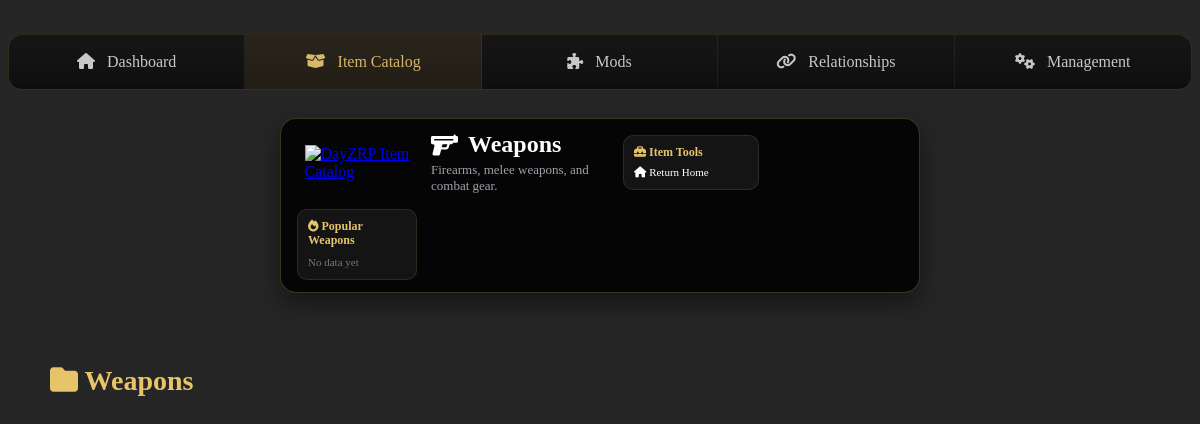
Before: /category/Weapons with the older database file.
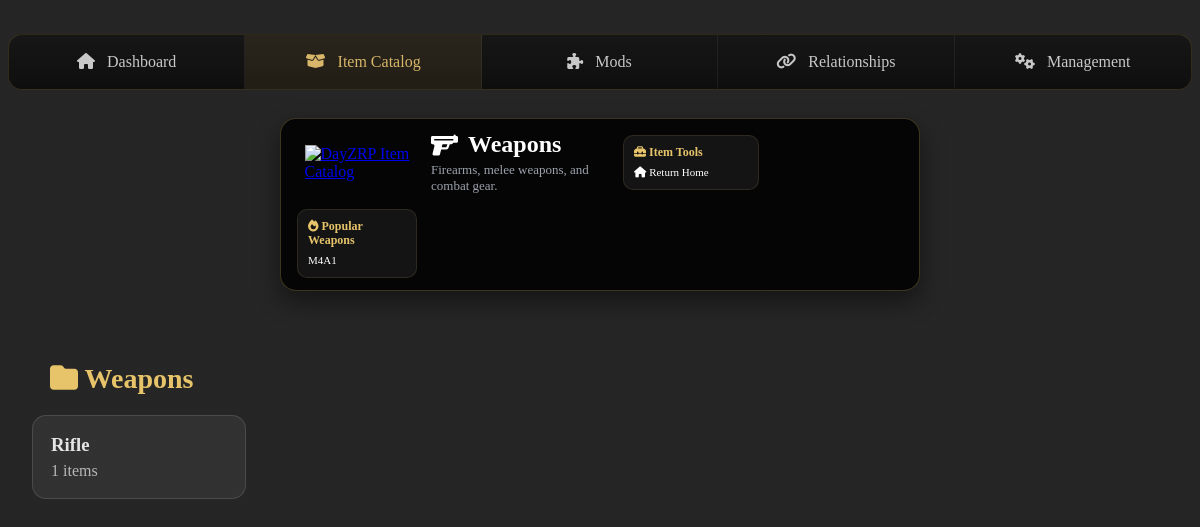
After: the same page with the newer database file.
### tables this page shows
CREATE TABLE items (
        id INTEGER PRIMARY KEY AUTOINCREMENT,
        classname TEXT UNIQUE NOT NULL,
        display_name TEXT NOT NULL,
        description TEXT,
        category TEXT,
        subcategory TEXT,
        mod_id INTEGER,
        image TEXT, item_type TEXT, platform TEXT, weight INTEGER, size_x INTEGER, size_y INTEGER, spawn_status TEXT,

        FOREIGN KEY (mod_id) REFERENCES mods(id)
    );

### app.py (the view)
@app.route("/category/<category>")
def category_page(category):
    items = get_items_by_category(category)
    grouped_items = defaultdict(list)
    for item in items:
        subcategory = item["subcategory"] or "Other"
        grouped_items[subcategory].append(item)
    category_style = get_category_style(category)
    return render_template(
        "category.html",
        category=category,
        category_style=category_style,
        items=items,
        grouped_items=grouped_items,
        active_page="catalog",
    )

### category_styles.py (called while the page is built)
def get_category_style(category):
    return CATEGORY_STYLES.get(category, DEFAULT_CATEGORY_STYLE)

### database.py (called while the page is built)
def get_connection():
    conn = sqlite3.connect(DB_PATH)
    conn.row_factory = sqlite3.Row
    return conn

def get_items_by_category(category):
    conn = get_connection()
    cursor = conn.cursor()
    cursor.execute("""
        SELECT items.*, mods.name AS mod_name
        FROM items
        LEFT JOIN mods ON items.mod_id = mods.id
        WHERE COALESCE(NULLIF(items.category, ''), 'Uncategorized') = ?
        ORDER BY items.display_name
    """, (category,))
    items = cursor.fetchall()
    conn.close()
    return items

### templates/category.html (shortened to what this page needs)
{% extends "base.html" %}
{% block content %}
{% set banner_title = category %}
{% set banner_subtitle = category_style.subtitle %}
{% set banner_icon = category_style.icon %}
{% set banner_class = category_style.class %}
{% set banner_context_title = "Popular " ~ category %}
{% set banner_context_items = items[:2] %}
{% include "components/application_banner.html" %}
<div class="app-shell">
    <h2 class="category-heading">
        <i class="fa-solid fa-folder"></i>
        {{ category }}
    </h2>
    <div class="subcategory-card-grid">
        {% for subcategory, sub_items in grouped_items.items() %}
            <a class="subcategory-card" href="/category/{{ category }}/{{ subcategory }}">
                <h3>{{ subcategory }}</h3>
                <p>{{ sub_items|length }} items</p>
            </a>
        {% endfor %}
    </div>
</div>
{% endblock %}

### templates/components/application_banner.html (shortened to what this page needs)
<section class="application-banner">
    <a class="banner-logo-link" href="/">
        <img
            src="{{ url_for('static', filename='images/logo/dayzrp-logo.png') }}"
            alt="DayZRP Item Catalog">
    </a>
    <div class="banner-title-block {{ banner_class }}">
        <h1>
            <i class="{{ banner_icon }}"></i>
            {{ banner_title }}
        </h1>
        <p>{{ banner_subtitle }}</p>
    </div>
    <div class="banner-side-panel">
    <div class="banner-mini-section">
        <h3>
            <i class="fa-solid fa-toolbox"></i>
            Item Tools
        </h3>
        {% if item is defined %}
            <button class="banner-action-link" type="button" onclick="copyClassname()">
                <i class="fa-regular fa-copy"></i>
                Copy Classname
            </button>
            <form action="/favorite/{{ item.classname }}" method="post">
                <button class="banner-action-link" type="submit">
                    <i class="fa-solid fa-thumbtack"></i>
                    {% if favorite %}Unpin Item{% else %}Pin Item{% endif %}
                </button>
            </form>
            <button class="banner-action-link" type="button" onclick="toggleReportForm()">
                <i class="fa-solid fa-flag"></i>
                Report Database Issue
            </button>
        {% else %}
            <a href="/">
                <i class="fa-solid fa-house"></i>
                Return Home
            </a>
        {% endif %}
    </div>
</div>
        <div class="banner-mini-section">
            <h3>
                <i class="fa-solid fa-fire"></i>
                {{ banner_context_title }}
            </h3>
            {% if banner_context_items %}
                {% for item in banner_context_items[:2] %}
                    <a href="/item/{{ item.classname }}">
                        {{ item.display_name }}
                    </a>
                {% endfor %}
            {% else %}
                <span class="muted">No data yet</span>
            {% endif %}
        </div>
</section>

Changed rows visible on the page:
added items: category "Weapons", display_name "M4A1", subcategory "Rifle", sub_items "1"
Other visible differences:
{{ banner_title }}: "Weapons" → (not shown)
{{ category }}: "Weapons" → (not shown)
text no longer shown: "No data yet"
